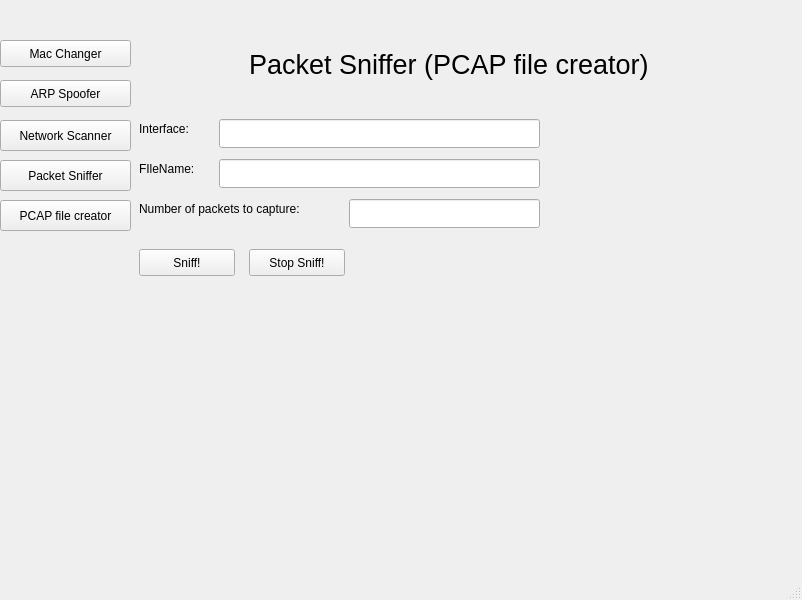
<?xml version="1.0" encoding="UTF-8"?>
<ui version="4.0">
 <class>MainWindow</class>
 <widget class="QMainWindow" name="MainWindow">
  <property name="geometry">
   <rect>
    <x>0</x>
    <y>0</y>
    <width>802</width>
    <height>600</height>
   </rect>
  </property>
  <property name="windowTitle">
   <string>MainWindow</string>
  </property>
  <widget class="QWidget" name="centralwidget">
   <widget class="QStackedWidget" name="stackedWidget">
    <property name="geometry">
     <rect>
      <x>139</x>
      <y>39</y>
      <width>661</width>
      <height>531</height>
     </rect>
    </property>
    <property name="currentIndex">
     <number>4</number>
    </property>
    <widget class="QWidget" name="macSpoofPage">
     <widget class="QLabel" name="label">
      <property name="geometry">
       <rect>
        <x>10</x>
        <y>40</y>
        <width>81</width>
        <height>19</height>
       </rect>
      </property>
      <property name="text">
       <string>Interface:</string>
      </property>
     </widget>
     <widget class="QLineEdit" name="interfaceEdit">
      <property name="geometry">
       <rect>
        <x>10</x>
        <y>70</y>
        <width>221</width>
        <height>29</height>
       </rect>
      </property>
     </widget>
     <widget class="QLabel" name="label_2">
      <property name="geometry">
       <rect>
        <x>10</x>
        <y>170</y>
        <width>111</width>
        <height>19</height>
       </rect>
      </property>
      <property name="text">
       <string>MAC Address:</string>
      </property>
     </widget>
     <widget class="QLineEdit" name="addressEdit">
      <property name="geometry">
       <rect>
        <x>10</x>
        <y>200</y>
        <width>221</width>
        <height>29</height>
       </rect>
      </property>
     </widget>
     <widget class="QPushButton" name="spoofClickMe">
      <property name="geometry">
       <rect>
        <x>10</x>
        <y>250</y>
        <width>96</width>
        <height>27</height>
       </rect>
      </property>
      <property name="text">
       <string>Spoof!</string>
      </property>
     </widget>
     <widget class="QLabel" name="mac_update">
      <property name="geometry">
       <rect>
        <x>10</x>
        <y>290</y>
        <width>551</width>
        <height>71</height>
       </rect>
      </property>
      <property name="text">
       <string/>
      </property>
     </widget>
     <widget class="QLabel" name="mac_current">
      <property name="geometry">
       <rect>
        <x>10</x>
        <y>110</y>
        <width>591</width>
        <height>41</height>
       </rect>
      </property>
      <property name="text">
       <string/>
      </property>
     </widget>
     <widget class="QLabel" name="mac_page_title">
      <property name="geometry">
       <rect>
        <x>210</x>
        <y>0</y>
        <width>171</width>
        <height>41</height>
       </rect>
      </property>
      <property name="font">
       <font>
        <pointsize>20</pointsize>
       </font>
      </property>
      <property name="text">
       <string>MAC Changer</string>
      </property>
     </widget>
    </widget>
    <widget class="QWidget" name="arpSpooferPage">
     <widget class="QLineEdit" name="targetIP">
      <property name="geometry">
       <rect>
        <x>10</x>
        <y>90</y>
        <width>311</width>
        <height>29</height>
       </rect>
      </property>
     </widget>
     <widget class="QLineEdit" name="gatewayIP">
      <property name="geometry">
       <rect>
        <x>10</x>
        <y>160</y>
        <width>311</width>
        <height>29</height>
       </rect>
      </property>
     </widget>
     <widget class="QPushButton" name="arpSpoofButton">
      <property name="geometry">
       <rect>
        <x>10</x>
        <y>200</y>
        <width>96</width>
        <height>27</height>
       </rect>
      </property>
      <property name="text">
       <string>Spoof!</string>
      </property>
     </widget>
     <widget class="QLabel" name="label_3">
      <property name="geometry">
       <rect>
        <x>10</x>
        <y>60</y>
        <width>181</width>
        <height>19</height>
       </rect>
      </property>
      <property name="text">
       <string>Enter Target IP address:</string>
      </property>
     </widget>
     <widget class="QLabel" name="label_5">
      <property name="geometry">
       <rect>
        <x>10</x>
        <y>130</y>
        <width>191</width>
        <height>19</height>
       </rect>
      </property>
      <property name="text">
       <string>Enter Gateway IP address:</string>
      </property>
     </widget>
     <widget class="QLabel" name="arpSpoofUpdate">
      <property name="geometry">
       <rect>
        <x>10</x>
        <y>250</y>
        <width>311</width>
        <height>41</height>
       </rect>
      </property>
      <property name="text">
       <string/>
      </property>
     </widget>
     <widget class="QPushButton" name="pushButton">
      <property name="geometry">
       <rect>
        <x>10</x>
        <y>300</y>
        <width>101</width>
        <height>27</height>
       </rect>
      </property>
      <property name="text">
       <string>Restore ARP</string>
      </property>
     </widget>
     <widget class="QLabel" name="arp_spoof_title">
      <property name="geometry">
       <rect>
        <x>210</x>
        <y>10</y>
        <width>161</width>
        <height>31</height>
       </rect>
      </property>
      <property name="font">
       <font>
        <pointsize>20</pointsize>
       </font>
      </property>
      <property name="text">
       <string>ARP Spoofer</string>
      </property>
     </widget>
    </widget>
    <widget class="QWidget" name="networkScannerPage">
     <widget class="QPushButton" name="scanButton">
      <property name="geometry">
       <rect>
        <x>320</x>
        <y>80</y>
        <width>96</width>
        <height>27</height>
       </rect>
      </property>
      <property name="text">
       <string>Scan!</string>
      </property>
     </widget>
     <widget class="QLineEdit" name="scanIPEdit">
      <property name="geometry">
       <rect>
        <x>10</x>
        <y>80</y>
        <width>301</width>
        <height>29</height>
       </rect>
      </property>
     </widget>
     <widget class="QLabel" name="label_4">
      <property name="geometry">
       <rect>
        <x>10</x>
        <y>50</y>
        <width>191</width>
        <height>19</height>
       </rect>
      </property>
      <property name="text">
       <string>Enter the target IP Address:</string>
      </property>
     </widget>
     <widget class="QListWidget" name="listWidgetDevices">
      <property name="geometry">
       <rect>
        <x>10</x>
        <y>120</y>
        <width>641</width>
        <height>401</height>
       </rect>
      </property>
     </widget>
     <widget class="QLabel" name="label_8">
      <property name="geometry">
       <rect>
        <x>200</x>
        <y>0</y>
        <width>211</width>
        <height>41</height>
       </rect>
      </property>
      <property name="font">
       <font>
        <pointsize>20</pointsize>
       </font>
      </property>
      <property name="text">
       <string>Network Scanner</string>
      </property>
     </widget>
    </widget>
    <widget class="QWidget" name="packetSnifferPage">
     <widget class="QPushButton" name="startPacketSniff">
      <property name="geometry">
       <rect>
        <x>10</x>
        <y>120</y>
        <width>141</width>
        <height>27</height>
       </rect>
      </property>
      <property name="text">
       <string>Start Packet Sniff!</string>
      </property>
     </widget>
     <widget class="QPushButton" name="stopPacketSniff">
      <property name="geometry">
       <rect>
        <x>170</x>
        <y>120</y>
        <width>141</width>
        <height>27</height>
       </rect>
      </property>
      <property name="text">
       <string>Stop Packet Sniff!</string>
      </property>
     </widget>
     <widget class="QLabel" name="label_6">
      <property name="geometry">
       <rect>
        <x>10</x>
        <y>50</y>
        <width>581</width>
        <height>31</height>
       </rect>
      </property>
      <property name="text">
       <string>Run the ARP spoofer along side to view incoming packets from the targeted system!</string>
      </property>
     </widget>
     <widget class="QLineEdit" name="interfaceSniff">
      <property name="geometry">
       <rect>
        <x>80</x>
        <y>80</y>
        <width>301</width>
        <height>31</height>
       </rect>
      </property>
     </widget>
     <widget class="QLabel" name="label_7">
      <property name="geometry">
       <rect>
        <x>10</x>
        <y>90</y>
        <width>71</width>
        <height>19</height>
       </rect>
      </property>
      <property name="text">
       <string>Interface:</string>
      </property>
     </widget>
     <widget class="QTextBrowser" name="result_Browser">
      <property name="geometry">
       <rect>
        <x>10</x>
        <y>180</y>
        <width>641</width>
        <height>351</height>
       </rect>
      </property>
     </widget>
     <widget class="QLabel" name="sniff_error_label">
      <property name="geometry">
       <rect>
        <x>10</x>
        <y>148</y>
        <width>371</width>
        <height>31</height>
       </rect>
      </property>
      <property name="text">
       <string/>
      </property>
     </widget>
     <widget class="QLabel" name="packet_sniff_title">
      <property name="geometry">
       <rect>
        <x>190</x>
        <y>0</y>
        <width>171</width>
        <height>41</height>
       </rect>
      </property>
      <property name="font">
       <font>
        <pointsize>20</pointsize>
       </font>
      </property>
      <property name="text">
       <string>Packet Sniffer</string>
      </property>
     </widget>
    </widget>
    <widget class="QWidget" name="pcapPage">
     <widget class="QLineEdit" name="pcapInterfaceSniff">
      <property name="geometry">
       <rect>
        <x>80</x>
        <y>80</y>
        <width>321</width>
        <height>29</height>
       </rect>
      </property>
     </widget>
     <widget class="QLabel" name="label_9">
      <property name="geometry">
       <rect>
        <x>110</x>
        <y>10</y>
        <width>401</width>
        <height>31</height>
       </rect>
      </property>
      <property name="font">
       <font>
        <pointsize>20</pointsize>
       </font>
      </property>
      <property name="text">
       <string>Packet Sniffer (PCAP file creator)</string>
      </property>
     </widget>
     <widget class="QLabel" name="label_10">
      <property name="geometry">
       <rect>
        <x>0</x>
        <y>80</y>
        <width>71</width>
        <height>19</height>
       </rect>
      </property>
      <property name="text">
       <string>Interface:</string>
      </property>
     </widget>
     <widget class="QLabel" name="label_11">
      <property name="geometry">
       <rect>
        <x>0</x>
        <y>120</y>
        <width>71</width>
        <height>19</height>
       </rect>
      </property>
      <property name="text">
       <string>FIleName:</string>
      </property>
     </widget>
     <widget class="QLineEdit" name="pcapFilename">
      <property name="geometry">
       <rect>
        <x>80</x>
        <y>120</y>
        <width>321</width>
        <height>29</height>
       </rect>
      </property>
     </widget>
     <widget class="QLabel" name="pcapUpdateLabel">
      <property name="geometry">
       <rect>
        <x>0</x>
        <y>260</y>
        <width>651</width>
        <height>131</height>
       </rect>
      </property>
      <property name="text">
       <string/>
      </property>
     </widget>
     <widget class="QPushButton" name="sniffPCAPFile">
      <property name="geometry">
       <rect>
        <x>0</x>
        <y>210</y>
        <width>96</width>
        <height>27</height>
       </rect>
      </property>
      <property name="text">
       <string>Sniff!</string>
      </property>
     </widget>
     <widget class="QPushButton" name="stopPCAPSniff">
      <property name="geometry">
       <rect>
        <x>110</x>
        <y>210</y>
        <width>96</width>
        <height>27</height>
       </rect>
      </property>
      <property name="text">
       <string>Stop Sniff!</string>
      </property>
     </widget>
     <widget class="QLabel" name="label_12">
      <property name="geometry">
       <rect>
        <x>0</x>
        <y>160</y>
        <width>201</width>
        <height>19</height>
       </rect>
      </property>
      <property name="text">
       <string>Number of packets to capture:</string>
      </property>
     </widget>
     <widget class="QLineEdit" name="packet_count">
      <property name="geometry">
       <rect>
        <x>210</x>
        <y>160</y>
        <width>191</width>
        <height>29</height>
       </rect>
      </property>
     </widget>
    </widget>
   </widget>
   <widget class="QPushButton" name="macButton">
    <property name="geometry">
     <rect>
      <x>0</x>
      <y>40</y>
      <width>131</width>
      <height>27</height>
     </rect>
    </property>
    <property name="text">
     <string>Mac Changer</string>
    </property>
   </widget>
   <widget class="QPushButton" name="arpButton">
    <property name="geometry">
     <rect>
      <x>0</x>
      <y>80</y>
      <width>131</width>
      <height>27</height>
     </rect>
    </property>
    <property name="text">
     <string>ARP Spoofer</string>
    </property>
   </widget>
   <widget class="QPushButton" name="networkButton">
    <property name="geometry">
     <rect>
      <x>0</x>
      <y>120</y>
      <width>131</width>
      <height>31</height>
     </rect>
    </property>
    <property name="text">
     <string>Network Scanner</string>
    </property>
   </widget>
   <widget class="QPushButton" name="packetButton">
    <property name="geometry">
     <rect>
      <x>0</x>
      <y>160</y>
      <width>131</width>
      <height>31</height>
     </rect>
    </property>
    <property name="text">
     <string>Packet Sniffer</string>
    </property>
   </widget>
   <widget class="QPushButton" name="pcapButton">
    <property name="geometry">
     <rect>
      <x>0</x>
      <y>200</y>
      <width>131</width>
      <height>31</height>
     </rect>
    </property>
    <property name="text">
     <string>PCAP file creator</string>
    </property>
   </widget>
  </widget>
  <widget class="QStatusBar" name="statusbar"/>
 </widget>
 <resources/>
 <connections/>
</ui>
